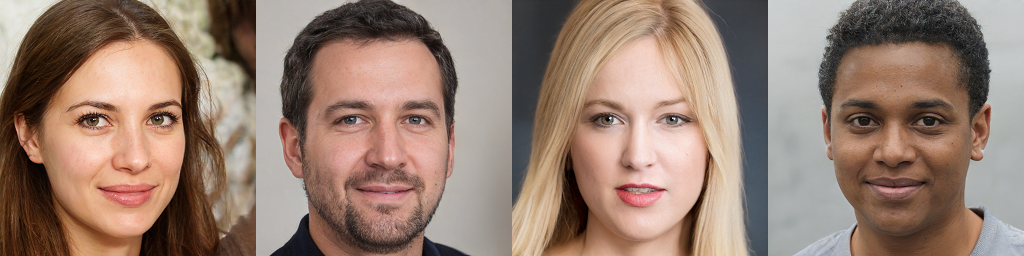
#> input picture image-generation/stylegan2/images/sample.png, 1024 x 256 px, found by its file name
$ jupyter execute --allow-errors face_evaluation_tutorial_plugin.ipynb   (shell and % lines are left out)
#> lines starting #> are read from the running program, lines starting #| are printed output that depends on the picture; after the words box and inside, x2 and y2 are one past the last pixel; in counts of white or black regions, pixels touching at a corner belong together
### responsible_ai/face_evaluation/face_evaluation.py
# Copyright 2021 Sony Group Corporation.
#
# Licensed under the Apache License, Version 2.0 (the "License");
# you may not use this file except in compliance with the License.
# You may obtain a copy of the License at
#
#     http://www.apache.org/licenses/LICENSE-2.0
#
# Unless required by applicable law or agreed to in writing, software
# distributed under the License is distributed on an "AS IS" BASIS,
# WITHOUT WARRANTIES OR CONDITIONS OF ANY KIND, either express or implied.
# See the License for the specific language governing permissions and
# limitations under the License.

import numpy as np
import cv2


def extract_non_black(img):
    img_total = img[:, :, 0] + img[:, :, 1] + img[:, :, 2]
    non_black = np.where(img_total > 0)
    extract_img = []
    for i in range(len(non_black[0])):
        extract_img.append(img[non_black[0][i], non_black[1][i], :])
    extract_img = np.array(extract_img).reshape(1, -1, 3)
    return extract_img


def calc_ita(masked_imgs):
    itas = []
    for masked_img in masked_imgs:
        lab_img = cv2.cvtColor(masked_img, cv2.COLOR_RGB2Lab)
        l_img, a_img, b_img = cv2.split(lab_img)
        l_img = l_img * (100/255)
        b_img = b_img - 128
        ITA_img = (np.arctan((l_img-50)/b_img)*180)/np.pi
        a_hist, a_bins = np.histogram(ITA_img, bins=1000)
        ITA_each = a_bins[a_hist.argmax()]
        itas.append(ITA_each)
    return round(sum(itas)/len(itas), 2)

### interactive-demos/face_evaluation_tutorial_plugin.ipynb
# Face Evaluation with Masked Images
This example shows how to estimate skin color by calculating Individual Typology Angle(ITA) by not using landmarks.

Diversity in Faces<br>
Michele Merler, Nalini Ratha, Rogerio S. Feris, John R. Smith, arXiv (2019)<br>
https://arxiv.org/abs/1901.10436

Let's start by installing nnabla and accessing nnabla-examples repository.

[cell 1]
%cd nnabla-examples/responsible_ai/face_evaluation

Let's start by importing dependencies.

[cell 2]
import numpy as np
import cv2
import urllib.request
import os
from matplotlib import pyplot as plt

from face_evaluation import extract_non_black, calc_ita

# !pip install opencv-contrib-python

# Preparation
Get the image to estimate skin color.<br>
Take a look at what the image looks like.

[cell 3]
url_faces = 'https://github.com/sony/nnabla-examples/blob/master/image-generation/stylegan2/images/sample.png?raw=true'
faces_path = 'faces.png'
if not os.path.isfile(faces_path):
    tgt = urllib.request.urlopen(url_faces).read()
    with open(faces_path, mode='wb') as f:
        f.write(tgt)

img = cv2.imread('faces.png')
#> img is the input picture: shape (256, 1024, 3); mean B, G, R 113, 126.6, 150.7
img = img[:, 512:768]
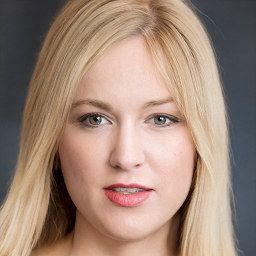
#> img: shape (256, 256, 3); mean B, G, R 119.2, 134.3, 159.3
img = cv2.cvtColor(img, cv2.COLOR_BGR2RGB)
plt.imshow(img)
plt.show()

Download a file to detect faces.

[cell 4]
# file to detect faces
url_cascade = 'https://raw.githubusercontent.com/opencv/opencv/master/data/haarcascades/haarcascade_frontalface_alt2.xml'
cascade_path = 'haarcascade_frontalface_alt2.xml'
#> (the rest of this cell did not finish here and is left out)

[cell 5]
cas = cv2.CascadeClassifier(cascade_path)

# Mask the image

Now let's define a function to mask the image.

[cell 6]
def make_masked_face_image(img, face, i):
    face = face[i]
    x, y, h, w = face[0], face[1], face[2], face[3]
    w_f = 0.2
    w_l = 0.8
    h_f = 0
    h_l = 1
    faces = []
    blocks = 3
    for i in range(blocks):
        for j in range(blocks):
            mask = np.zeros_like(img)

            w_1 = int((w_f+(i/blocks)*(w_l-w_f))*w)
            w_2 = int((w_f+((i+1)/blocks)*(w_l-w_f))*w)
            h_1 = int((h_f+(j/blocks)*(h_l-h_f))*h)
            h_2 = int((h_f+((j+1)/blocks)*(h_l-h_f))*h)


            pts = np.array(((x+w_1,y+h_1),(x+w_2,y+h_1),(x+w_2,y+h_2),(x+w_1,y+h_2)))
            cv2.fillConvexPoly(mask, pts, (255, 255, 255))
            face_ = np.where(mask == 255, img, mask)
            faces.append(face_)
    return faces

Let's take a look at how the face is extracted.

[cell 7]
gray_img = cv2.cvtColor(img, cv2.COLOR_RGB2GRAY)
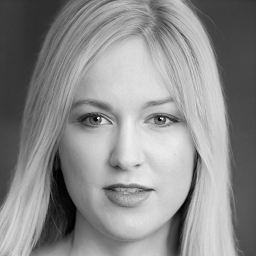
#> gray_img: shape (256, 256); min 0, max 255, mean 140.1
faces = cas.detectMultiScale(gray_img)
#> faces = [[42, 53, 170, 170]]
masked_imgs = make_masked_face_image(img, faces,0)
#> in make_masked_face_image, `face = face[i]`: face = [42, 53, 170, 170]
#> in make_masked_face_image, `x, y, h, w = face[0], face[1], face[2], face[3]`: x = 42; y = 53; h = 170
#> after the loop in make_masked_face_image, `for i in range(blocks):`:
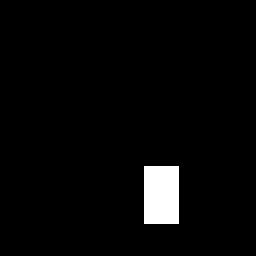
#> mask: shape (256, 256, 3); 3.1% white; 1 white region, box (x1, y1, x2, y2) and area: (144, 166, 179, 224) 2030
#> after the loop in make_masked_face_image, `for i in range(blocks):`: faces = 9 items
#> masked_imgs = 9 items


images = {
    'image': img,
}
for i in range(len(masked_imgs)):
    key = "face_" + str(i+1)
    images[key] = masked_imgs[i]
#> this loop made 9 passes
#> key on passes 1 to 9: 'face_1', 'face_2', 'face_3', 'face_4', 'face_5', 'face_6', 'face_7', 'face_8', 'face_9'
#> after the loop, images = 10 items

row = 1
col = len(images)
#> col = 10
fig, axes = plt.subplots(row, col, figsize=(20,20))

for i, (k, v) in enumerate(images.items()):
    axes[i].imshow(v)
    axes[i].set_title(k)
    axes[i].tick_params(labelbottom=False,
               labelleft=False,
               labelright=False,
               labeltop=False)
#> this loop made 10 passes
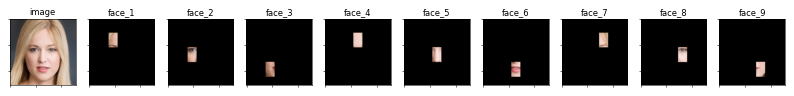
#> figure drawn by matplotlib, 10 panels

# Calculate the ITA
Now we calculate the ITA.<br>
In particular, we calculate the ITA for 9 masked images, then take the mean.

[cell 8]
masked_imgs = [extract_non_black(img) for img in masked_imgs]
#> in extract_non_black, `non_black = np.where(img_total > 0)`: non_black = 1985 positions, rows 53 to 109, columns 76 to 110
#> after the loop in extract_non_black, `for i in range(len(non_black[0])):`: extract_img = 1985 items, first 6: [160, 127, 95], [157, 130, 105], [166, 138, 113], [162, 138, 114], [183, 154, 127], [174, 146, 114]
#> in extract_non_black, `extract_img = np.array(extract_img).reshape(1, -1, 3)`: extract_img = 1985 rows, first 8: [160, 127, 95], [157, 130, 105], [166, 138, 113], [162, 138, 114], [183, 154, 127], [174, 146, 114], [194, 168, 142], [186, 157, 127]
#> in extract_non_black (call 2), `extract_img = np.array(extract_img).reshape(1, -1, 3)`: extract_img = 2024 rows, first 8: [149, 108, 89], [151, 108, 88], [154, 110, 89], [159, 115, 91], [165, 120, 98], [168, 125, 104], [172, 130, 108], [181, 137, 118]
#> in extract_non_black (call 3), `extract_img = np.array(extract_img).reshape(1, -1, 3)`: extract_img = 2024 rows, first 8: [157, 107, 90], [163, 112, 95], [166, 113, 94], [169, 116, 96], [179, 128, 108], [186, 132, 112], [188, 134, 115], [189, 134, 113]
#> in extract_non_black (call 4), `extract_img = np.array(extract_img).reshape(1, -1, 3)`: extract_img = 1995 rows, first 8: [225, 187, 165], [228, 191, 173], [230, 194, 175], [233, 194, 174], [232, 194, 175], [234, 198, 183], [237, 200, 185], [237, 202, 186]
#> in extract_non_black (call 5), `extract_img = np.array(extract_img).reshape(1, -1, 3)`: extract_img = 2024 rows, first 8: [156, 116, 97], [170, 128, 108], [180, 139, 120], [192, 152, 133], [202, 162, 145], [206, 164, 145], [206, 162, 143], [209, 168, 150]
#> in extract_non_black (call 6), `extract_img = np.array(extract_img).reshape(1, -1, 3)`: extract_img = 2023 rows, first 8: [140, 97, 79], [127, 84, 68], [113, 69, 55], [116, 71, 59], [116, 70, 60], [104, 60, 49], [79, 40, 32], [62, 28, 21]
#> in extract_non_black (call 7), `extract_img = np.array(extract_img).reshape(1, -1, 3)`: extract_img = 1987 rows, first 8: [237, 195, 173], [236, 197, 178], [229, 188, 166], [224, 181, 154], [221, 176, 150], [218, 168, 138], [212, 160, 127], [209, 163, 135]
#> in extract_non_black (call 8), `extract_img = np.array(extract_img).reshape(1, -1, 3)`: extract_img = 2026 rows, first 8: [203, 162, 142], [210, 168, 152], [212, 172, 155], [211, 171, 152], [212, 170, 153], [212, 169, 150], [213, 170, 151], [214, 170, 152]
#> in extract_non_black (call 9), `img_total = img[:, :, 0] + img[:, :, 1] + img[:, :, 2]`:
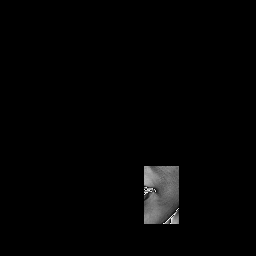
#> img_total: shape (256, 256); min 0, max 255, mean 3.4
#> in extract_non_black (call 9), `non_black = np.where(img_total > 0)`: non_black = 2030 positions, rows 166 to 223, columns 144 to 178
#> after the loop in extract_non_black (call 9), `for i in range(len(non_black[0])):`: extract_img = 2030 items, first 6: [241, 212, 210], [242, 215, 214], [243, 215, 212], [243, 214, 211], [239, 209, 204], [235, 200, 193]
#> in extract_non_black (call 9), `extract_img = np.array(extract_img).reshape(1, -1, 3)`: extract_img = 2030 rows, first 8: [241, 212, 210], [242, 215, 214], [243, 215, 212], [243, 214, 211], [239, 209, 204], [235, 200, 193], [233, 191, 180], [229, 187, 172]
ita = calc_ita(masked_imgs)
#> the loop in calc_ita, `for masked_img in masked_imgs:` made 9 passes
#> ITA_each on passes 1 to 9: 57.63, 67.86, 39.88, 76, 79.78, 77.79, 74.82, 81.54, 71.98
#> after the loop in calc_ita, `for masked_img in masked_imgs:`: itas = [57.63, 67.86, 39.88, 76, 79.78, 77.79, 74.82, 81.54, 71.98]
#> ita = 69.7

[cell 9]
print("Individual Typology Angle(ITA) : ", ita)
#| Individual Typology Angle(ITA) :  69.7

# ITAs for different faces
Lastly, Let's take a look at how the ITA is calculated for different faces.

[cell 10]
img = cv2.imread('faces.png')
img = cv2.cvtColor(img, cv2.COLOR_BGR2RGB)
#> img: shape (256, 1024, 3)
gray_img = cv2.cvtColor(img, cv2.COLOR_RGB2GRAY)
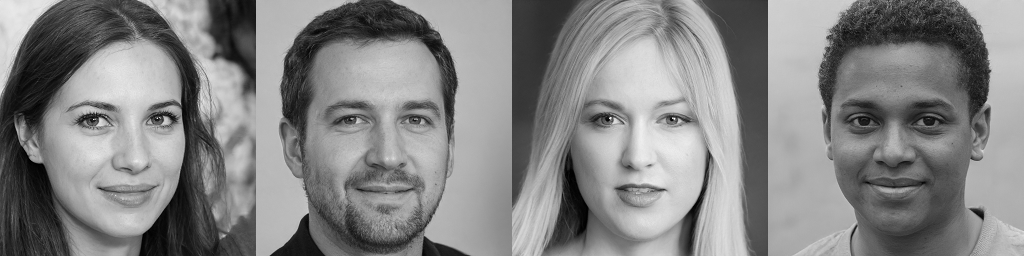
#> gray_img: shape (256, 1024); min 0, max 255, mean 132.3
faces = cas.detectMultiScale(img)
#> faces = [[301, 56, 168, 168], [812, 56, 166, 166], [552, 52, 173, 173], [47, 58, 164, 164]]
ITAs = []
for i in range(len(faces)):
    masked_img = make_masked_face_image(img, faces,i)
    masked_img = [extract_non_black(img) for img in masked_img]
    ita = calc_ita(masked_img)
    ITAs.append(ita)
#> this loop made 4 passes
#> pass 1, in extract_non_black (call 10), `img_total = img[:, :, 0] + img[:, :, 1] + img[:, :, 2]`:
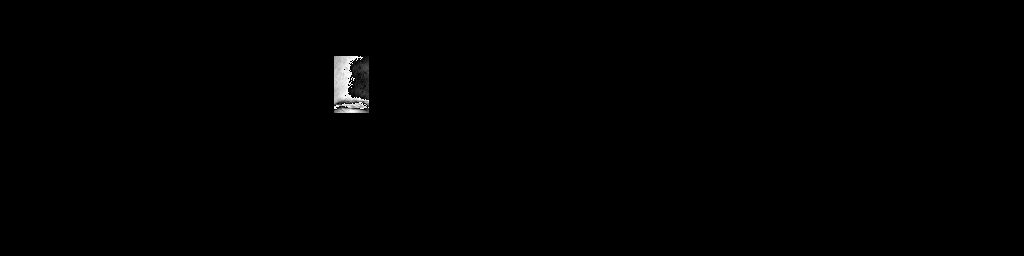
#> img_total: shape (256, 1024); min 0, max 255, mean 1
#> after the loop, ITAs = [47.35, -6.78, 69.33, 37.34]

images = dict()
for i,j in enumerate(range(0,1024,256)):
    face_img = img[:, j:j+256]
    images[str(ITAs[i])] = face_img
#> this loop made 4 passes
#> pass 1, `face_img = img[:, j:j+256]`:
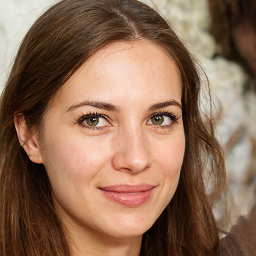
#> face_img: shape (256, 256, 3); mean R, G, B 142.8, 109.1, 87
#> pass 2, `face_img = img[:, j:j+256]`:
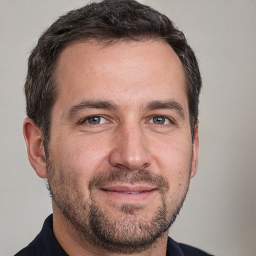
#> face_img: shape (256, 256, 3); mean R, G, B 157.6, 134.2, 125.8
#> after the loop, images = 4 items

row = 1
col = len(images)
#> col = 4
fig, axes = plt.subplots(row, col, figsize=(20,20))

for i, (k, v) in enumerate(images.items()):
    axes[i].imshow(v)
    axes[i].set_title(k, fontsize=22)
    axes[i].tick_params(labelbottom=False,
               labelleft=False,
               labelright=False,
               labeltop=False)
#> this loop made 4 passes
#> k on passes 1 to 4: '47.35', '-6.78', '69.33', '37.34'
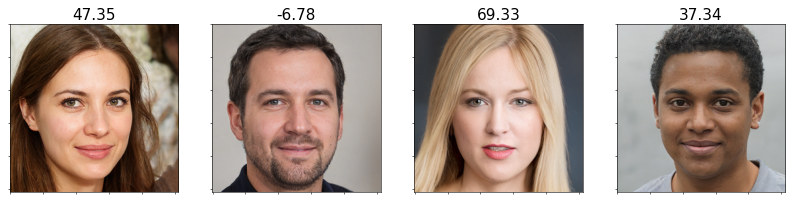
#> figure drawn by matplotlib, 4 panels

$ run again, with image-generation/stylegan2/images/car.png copied over image-generation/stylegan2/images/sample.png
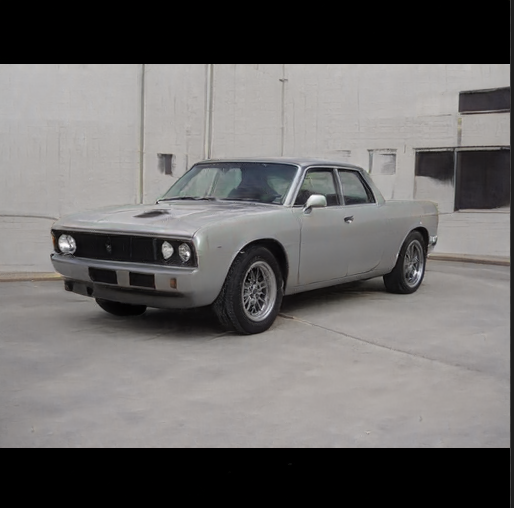
#> input picture image-generation/stylegan2/images/car.png, 514 x 508 px, found by its file name
#> img is the input picture: shape (508, 514, 3); mean B, G, R 104.9, 105.5, 107.6
#> `plt.show()`:
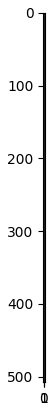
#> figure drawn by matplotlib, 1 panel
#> `gray_img = cv2.cvtColor(img, cv2.COLOR_RGB2GRAY)`: gray_img = 508 pairs, first value 30 to 30, second value 30 to 30
#> faces = ()
#> after the loop `for i in range(len(faces)):`: ITAs = []
